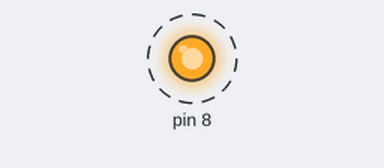
Recording of a program running on a simulated Arduino Uno, built with avr-gcc and run on an emulated ATmega328P. Shown: output pins drawn as LEDs (lit = HIGH). Dashed ring = blinking.

Above: at 0.2 s.
Timing chart, 0 to 3.0 s (numbered marks = the images above):
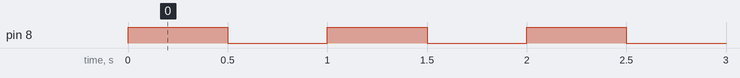

Measured:
- by itself, pin 8: alternates HIGH for 0.50 s and LOW for 0.50 s

The program:

main.c
```c
//#define F_CPU 1000000UL

#include <avr/io.h>
#include <util/delay.h>

FUSES = {
        .low =          LFUSE_DEFAULT ,
        .high =         HFUSE_DEFAULT ,
        .extended =     EFUSE_DEFAULT ,
};

int main(void)
#if 0
{
  DDRB = 0x08;

  while (1) {
    PORTB = 0x00; _delay_ms(500);
    PORTB = 0x08; _delay_ms(500);
  }
  return 0;
}
#endif
#if 1
{
    DDRB |= _BV(DDB0);

    while(1)
    {
        PORTB ^= _BV(PB0);
        _delay_ms(500);
    }
    return 0;
}
#endif
```
